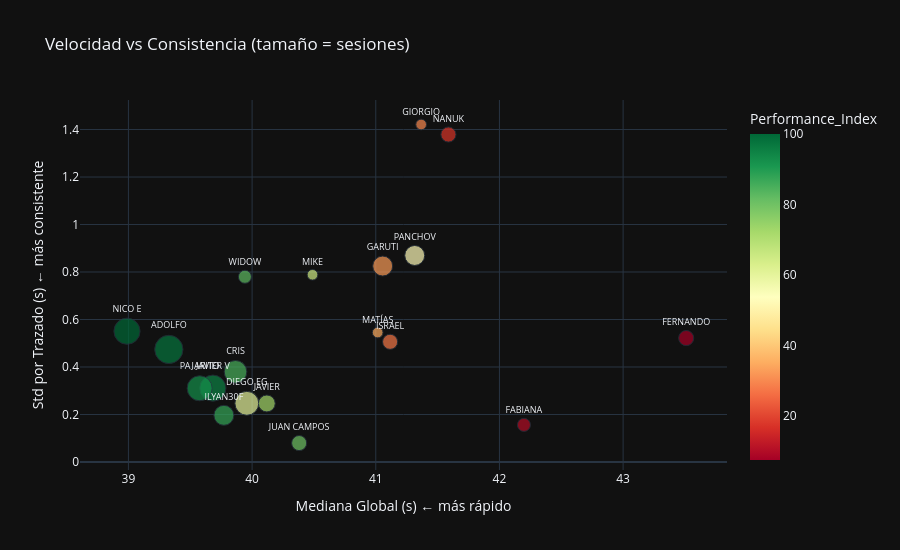

Source (notebook cell):
### Code cell
scatter_df = metrics[['Pilotos', 'overall_median', 'std_within_track', 'total_sessions']].dropna()
scatter_df = scatter_df.merge(robust[['Pilotos', 'Performance_Index']], on='Pilotos', how='left')

fig6 = px.scatter(
    scatter_df,
    x='overall_median', y='std_within_track',
    size='total_sessions', color='Performance_Index',
    color_continuous_scale='RdYlGn',
    hover_name='Pilotos',
    text='Pilotos',
    title='Velocidad vs Consistencia (tamaño = sesiones)',
    labels={
        'overall_median': 'Mediana Global (s) ← más rápido',
        'std_within_track': 'Std por Trazado (s) ← más consistente'
    }
)
fig6.update_traces(textposition='top center', textfont_size=9)
fig6.update_layout(height=550)
fig6.show()

### Figure 1 — Plotly figure (JSON) as saved in the notebook; plotly's stock layout.template omitted (floating-point values rounded to 4 significant figures)
{"data": [{"hovertemplate": "<b>%{hovertext}</b><br><br>Mediana Global (s) ← más rápido=%{x}<br>Std por Trazado (s) ← más consistente=%{y}<br>total_sessions=%{marker.size}<br>Pilotos=%{text}<br>Performance_Index=%{marker.color}<extra></extra>", "hovertext": ["ADOLFO", "CRIS", "DIEGO EG", "FABIANA", "FERNANDO", "GARUTI", "GIORGIO", "ILYAN30F", "ISRAEL", "JAVIER", "JAVIER V", "JUAN CAMPOS", "MATÍAS", "MIKE", "NANUK", "NICO E", "PAJARITO", "PANCHOV", "WIDOW"], "legendgroup": "", "marker": {"color": [97.5, 85.0, 60.0, 10.0, 7.5, 32.5, 30.0, 87.5, 27.5, 72.5, 95.0, 80.0, 35.0, 65.0, 17.5, 100.0, 92.5, 52.5, 82.5], "coloraxis": "coloraxis", "size": [14, 9, 10, 3, 4, 7, 2, 7, 4, 5, 12, 4, 2, 2, 4, 12, 11, 7, 3], "sizemode": "area", "sizeref": 0.035, "symbol": "circle"}, "mode": "markers+text", "name": "", "orientation": "v", "showlegend": false, "text": ["ADOLFO", "CRIS", "DIEGO EG", "FABIANA", "FERNANDO", "GARUTI", "GIORGIO", "ILYAN30F", "ISRAEL", "JAVIER", "JAVIER V", "JUAN CAMPOS", "MATÍAS", "MIKE", "NANUK", "NICO E", "PAJARITO", "PANCHOV", "WIDOW"], "textfont": {"size": 9}, "textposition": "top center", "type": "scatter", "x": [39.33, 39.87, 39.96, 42.2, 43.51, 41.06, 41.37, 39.77, 41.12, 40.12, 39.68, 40.38, 41.02, 40.49, 41.59, 38.99, 39.58, 41.31, 39.94], "xaxis": "x", "y": [0.474, 0.3797, 0.2471, 0.1563, 0.5218, 0.8251, 1.421, 0.1965, 0.5061, 0.2464, 0.3109, 0.07973, 0.5452, 0.7884, 1.379, 0.5507, 0.3104, 0.8697, 0.7799], "yaxis": "y"}], "layout": {"coloraxis": {"colorbar": {"title": {"text": "Performance_Index"}}, "colorscale": [[0, "rgb(165,0,38)"], [0.1, "rgb(215,48,39)"], [0.2, "rgb(244,109,67)"], [0.3, "rgb(253,174,97)"], [0.4, "rgb(254,224,139)"], [0.5, "rgb(255,255,191)"], [0.6, "rgb(217,239,139)"], [0.7, "rgb(166,217,106)"], [0.8, "rgb(102,189,99)"], [0.9, "rgb(26,152,80)"], [1, "rgb(0,104,55)"]]}, "height": 550, "legend": {"itemsizing": "constant", "tracegroupgap": 0}, "title": {"text": "Velocidad vs Consistencia (tamaño = sesiones)"}, "xaxis": {"anchor": "y", "domain": [0, 1], "title": {"text": "Mediana Global (s) ← más rápido"}}, "yaxis": {"anchor": "x", "domain": [0, 1], "title": {"text": "Std por Trazado (s) ← más consistente"}}}}
